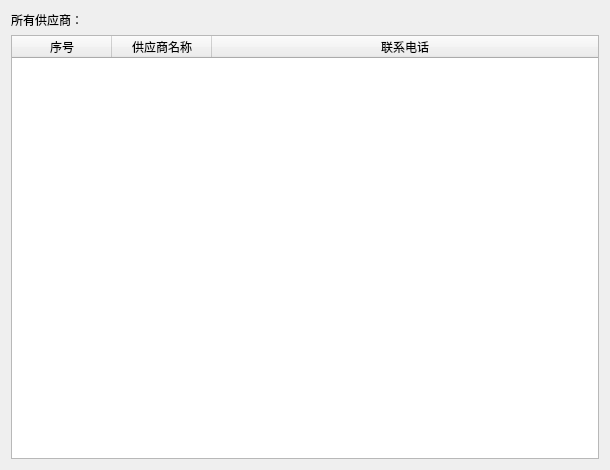
<?xml version="1.0" encoding="UTF-8"?>
<ui version="4.0">
 <class>Form</class>
 <widget class="QWidget" name="Form">
  <property name="geometry">
   <rect>
    <x>0</x>
    <y>0</y>
    <width>610</width>
    <height>470</height>
   </rect>
  </property>
  <property name="windowTitle">
   <string>Form</string>
  </property>
  <layout class="QVBoxLayout" name="verticalLayout">
   <item>
    <widget class="QLabel" name="label">
     <property name="text">
      <string>所有供应商：</string>
     </property>
    </widget>
   </item>
   <item>
    <widget class="QTableWidget" name="tableWidget">
     <attribute name="horizontalHeaderStretchLastSection">
      <bool>true</bool>
     </attribute>
     <attribute name="verticalHeaderVisible">
      <bool>false</bool>
     </attribute>
     <column>
      <property name="text">
       <string>序号</string>
      </property>
     </column>
     <column>
      <property name="text">
       <string>供应商名称</string>
      </property>
     </column>
     <column>
      <property name="text">
       <string>联系电话</string>
      </property>
     </column>
    </widget>
   </item>
  </layout>
 </widget>
 <resources/>
 <connections/>
</ui>
